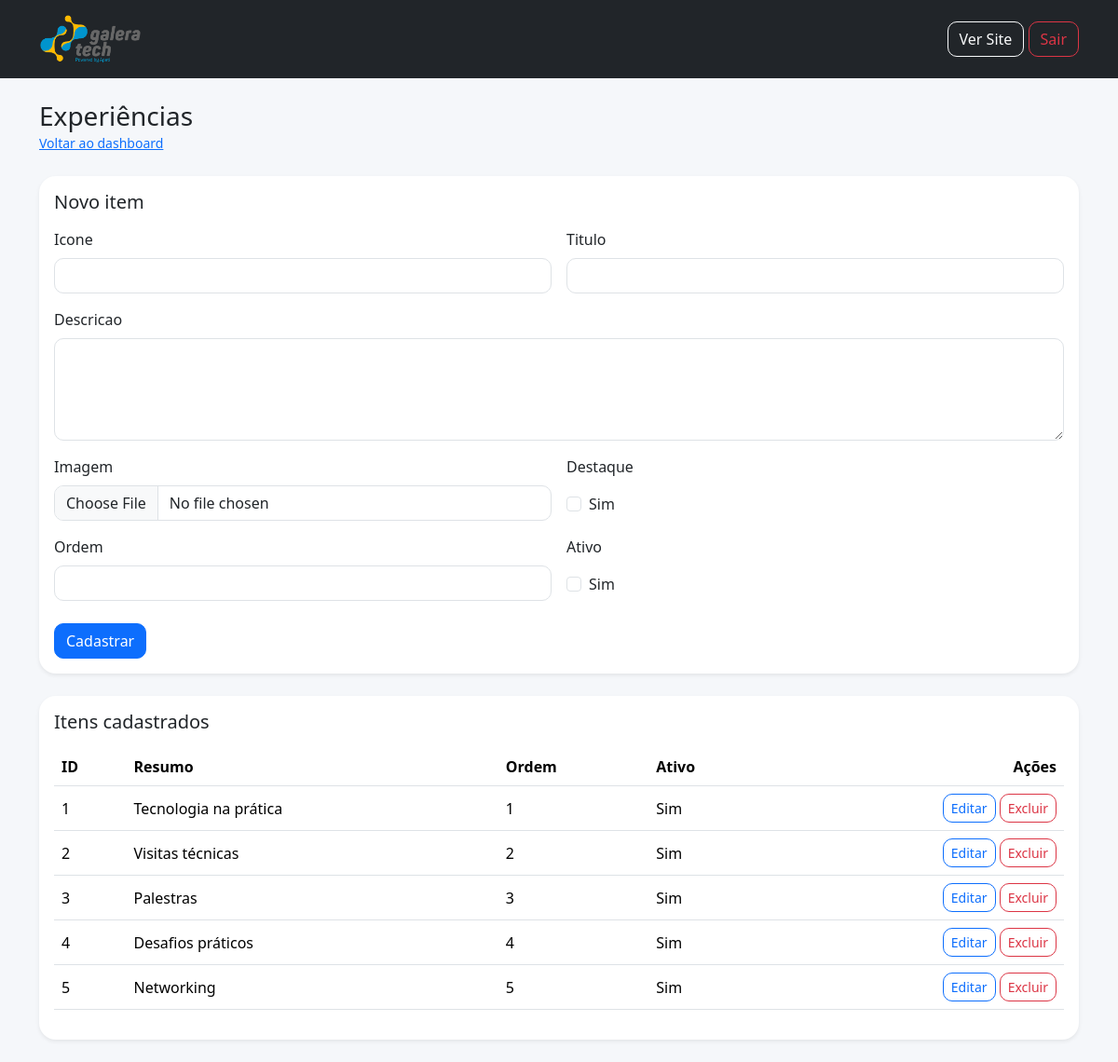
/admin/manage.php?type=experiencias (signed in), run on the app's committed database.
### tables this page shows
CREATE TABLE `experiencias` (
  `id` int(11) NOT NULL,
  `icone` varchar(80) DEFAULT NULL,
  `titulo` varchar(120) NOT NULL,
  `descricao` text NOT NULL,
  `imagem` varchar(255) DEFAULT NULL,
  `destaque` tinyint(1) DEFAULT 0,
  `ordem` int(11) DEFAULT 0,
  `ativo` tinyint(1) DEFAULT 1,
  `criado_em` timestamp NOT NULL DEFAULT current_timestamp(),
  `atualizado_em` timestamp NOT NULL DEFAULT current_timestamp() ON UPDATE current_timestamp()
);

### admin/includes/admin_helpers.php (called while the page is built, shortened)
<?php
require_once __DIR__ . '/../../includes/helpers.php';
function get_table_config(string $type): ?array
{
    return $configs[$type] ?? null;
}

### includes/helpers.php (called while the page is built, shortened)
<?php
function e(?string $value): string
{
    return htmlspecialchars((string) $value, ENT_QUOTES, 'UTF-8');
}
?>

### admin/manage.php (the view, shortened to what this page needs)
<?php
require_once __DIR__ . '/../config/database.php';
require_once __DIR__ . '/includes/admin_helpers.php';
$type = $_GET['type'] ?? '';
$configTable = get_table_config($type);
$table = $configTable['table'];
$fields = $configTable['fields'];
$title = $configTable['title'];
$editing = null;
$rows = $pdo->query("SELECT * FROM {$table} ORDER BY ordem ASC, id DESC")->fetchAll();
require_once __DIR__ . '/includes/header.php';
?>
<div class="d-flex justify-content-between align-items-center mb-4">
    <div>
        <h1 class="h3 mb-0"><?= e($title) ?></h1>
        <a href="dashboard.php" class="small">Voltar ao dashboard</a>
    </div>
</div>
<div class="card border-0 shadow-sm mb-4">
    <div class="card-body">
        <h2 class="h5 mb-3"><?= $editing ? 'Editar item' : 'Novo item' ?></h2>
        <form method="post" enctype="multipart/form-data">
            <div class="row g-3">
                <?php foreach ($fields as $field => $kind): ?>
                    <div class="col-md-<?= $kind === 'textarea' ? '12' : '6' ?>">
                        <label class="form-label"><?= e(ucfirst(str_replace('_', ' ', $field))) ?></label>
                        <?php if ($kind === 'textarea'): ?>
                            <textarea name="<?= e($field) ?>" class="form-control" rows="4"><?= e($editing[$field] ?? '') ?></textarea>
                        <?php elseif ($kind === 'file'): ?>
                            <input type="file" name="<?= e($field) ?>" class="form-control">
                        <?php elseif ($kind === 'checkbox'): ?>
                            <div class="form-check mt-2">
                                <input type="checkbox" name="<?= e($field) ?>" value="1" class="form-check-input"
                                    <?= !empty($editing[$field]) ? 'checked' : '' ?>>
                                <label class="form-check-label">Sim</label>
                            </div>
                        <?php else: ?>
                            <input type="<?= e($kind) ?>" name="<?= e($field) ?>" class="form-control" value="<?= e((string)($editing[$field] ?? '')) ?>">
                        <?php endif; ?>
                    </div>
                <?php endforeach; ?>
            </div>
            <button class="btn btn-primary mt-4"><?= $editing ? 'Salvar alterações' : 'Cadastrar' ?></button>
        </form>
    </div>
</div>
<div class="card border-0 shadow-sm">
    <div class="card-body">
        <h2 class="h5 mb-3">Itens cadastrados</h2>
        <div class="table-responsive">
            <table class="table align-middle">
                <thead>
                    <tr>
                        <th>ID</th>
                        <th>Resumo</th>
                        <th>Ordem</th>
                        <th>Ativo</th>
                        <th class="text-end">Ações</th>
                    </tr>
                </thead>
                <tbody>
                    <?php foreach ($rows as $row): ?>
                        <tr>
                            <td><?= e((string)$row['id']) ?></td>
                            <td>
                                <?= e($row['titulo'] ?? $row['nome'] ?? $row['numero'] ?? $row['tag'] ?? 'Item') ?>
                            </td>
                            <td><?= e((string)($row['ordem'] ?? '-')) ?></td>
                            <td><?= !empty($row['ativo']) ? 'Sim' : 'Não' ?></td>
                            <td class="text-end">
                                <a href="manage.php?type=<?= e($type) ?>&id=<?= e((string)$row['id']) ?>" class="btn btn-sm btn-outline-primary">Editar</a>
                                <a href="manage.php?type=<?= e($type) ?>&delete=<?= e((string)$row['id']) ?>" class="btn btn-sm btn-outline-danger"
                                    onclick="return confirm('Excluir este item?')">Excluir</a>
                            </td>
                        </tr>
                    <?php endforeach; ?>
                </tbody>
            </table>
        </div>
    </div>
</div>
<?php require_once __DIR__ . '/includes/footer.php'; ?>

### assets/css/admin.css (style rules this page uses)
body { background-color: #f5f7fa; }
.card { border-radius: 18px; }
.form-control, .btn { border-radius: 10px; }
.table td, .table th { vertical-align: middle; }

### data on the page
experiencias: id "1", titulo "Tecnologia na prática", ordem "1", ativo "Sim"
experiencias: id "2", titulo "Visitas técnicas", ordem "2", ativo "Sim"
experiencias: id "3", titulo "Palestras", ordem "3", ativo "Sim"
experiencias: id "4", titulo "Desafios práticos", ordem "4", ativo "Sim"
experiencias: id "5", titulo "Networking", ordem "5", ativo "Sim"

### other printed values
$title "Experiências"
str_replace('_', ' ', $field) "Icone"
str_replace('_', ' ', $field) "Titulo"
str_replace('_', ' ', $field) "Descricao"
str_replace('_', ' ', $field) "Imagem"
str_replace('_', ' ', $field) "Destaque"
str_replace('_', ' ', $field) "Ordem"
str_replace('_', ' ', $field) "Ativo"
